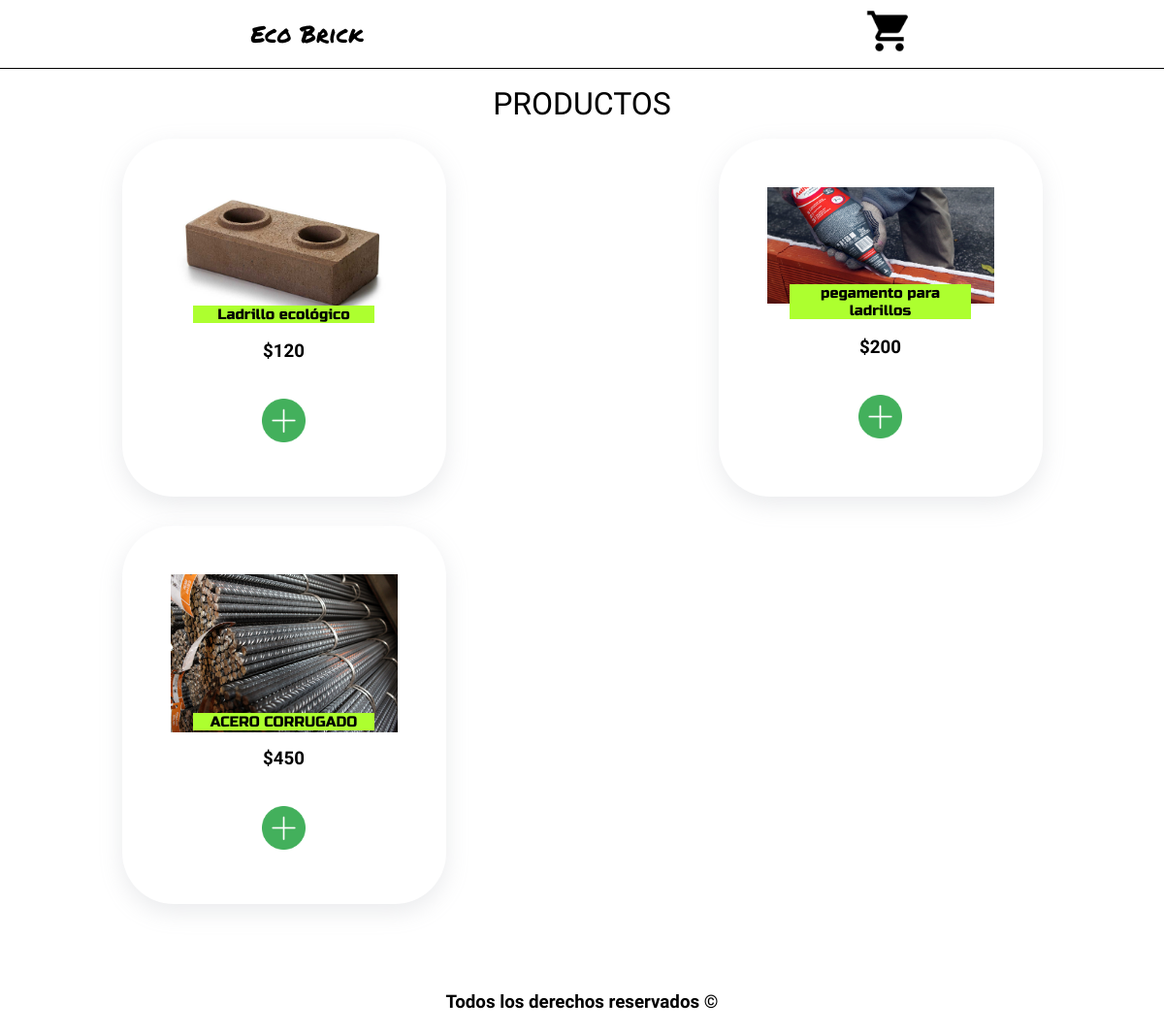
The page / on the database its author committed.
### tables this page shows
CREATE TABLE `productos` (
  `id` int(11) unsigned NOT NULL AUTO_INCREMENT,
  `nombre` varchar(25) NOT NULL,
  `descripcion` text NOT NULL,
  `cantidad` int(5) NOT NULL,
  `precio` int(6) NOT NULL,
  `img` varchar(60) NOT NULL,
  PRIMARY KEY (`id`)
);

### index.php (called while the page is built, shortened)
<?php session_start();
include 'config.php';
$conn = conexion($bd);
if($conn){
    $statement = $conn->prepare('SELECT * FROM productos');
    $statement->execute();
    $resultado = $statement->fetchAll();
}
else{
    echo 'error';
}
include 'views/index.view.php';

### config.php (called while the page is built, shortened)
<?php
    $ruta = 'http:localhost/ecommerce';

### views/index.view.php (the view)
<?php include 'header.php'?>
<div class="contenedor">
    <h1 class="title">PRODUCTOS</h1>
    <div class="grid">
        <?php foreach($resultado as $prod):?>
            <div class="prod">
                <img src="<?php echo 'img/'.$prod['img']?>" alt="">
                <h1><?php echo $prod['nombre']  ?></h1>
                <h3>$<?php echo $prod['precio']  ?></h3>
                <a href="producto.php?id=<?php echo $prod['id']  ?>"><img class="btn-mas"src="img/mas.png" alt=""></a>
            </div>
        <?php endforeach; ?>
    </div>
</div>
    <?php include 'footer.php'?>

### views/header.php (shortened to what this page needs)
<!DOCTYPE html>
<html lang="en">
<head>
    <link rel="stylesheet" href="<?php echo $ruta?>/css/style.css">
</head>
<body>
    <div class="contenedor">
        <div class="header">
            <div class="logo"><a href="index.php">Eco Brick</a> </div>
            <a href="carrito.php" class="carrito">
                <img src="<?php echo $ruta?>/img/carrito.png" alt="">
                </a>
        </div>
    </div>

### views/footer.php
<div class="footer"><h3>Todos los derechos reservados &copy </h3></div>
</body>
</html>

### css/style.css (style rules this page uses)
* { margin: 0; padding: 0; }
h1 { font-family: 'Russo One', sans-serif; font-weight: lighter; text-align: center; margin-bottom: 1rem; }
h1.title { font-size: 2rem; font-family: 'Russo One', sans-serif; font-family: 'Rubik Glitch', cursive; padding: 1px; }
h2,h3,h4,h5,p { font-family: 'League Gothic', sans-serif; margin: 1rem 0; }
.prod { width: 40%; display: block; margin: 0 auto; padding: 50px; box-shadow: rgba(149, 157, 165, 0.2) 0px 8px 24px; text-align: center; border-radius: 53px; }
a img.btn-mas { width: 45px; height: 45px; }
.prod h1 { background: greenyellow; width: 80%; position: relative; margin: 0 auto; top: -24px; font-size: 20px; }
.prod h3 { position: relative; bottom: 22px; }
.prod img { width: 100%; }
a { text-decoration: none; color: black; font-family: 'Space Mono', monospace; }
.contenedor { max-width: 100% }
.header { display: flex; justify-content: space-around; align-items: center; height: 50px; padding: 10px 0; border-bottom: 1px solid black; margin-bottom: 1rem; }
.logo a { font-size: 1.5rem; font-family: 'Permanent Marker', cursive; }
.carrito img { width: 50px; }
.grid { display: grid; grid-template-columns: repeat(2,1fr); gap: 30px; }
.footer { margin-top: 4rem; height: 50px; padding: 10px 20px; text-align: center; }
@media (max-width: 1200px ) { .prod h1 { font-size: 15px; } }

### rows shown on the page
productos: img (picture), nombre "Ladrillo ecológico", precio "120"
productos: img (picture), nombre "pegamento para ladrillos", precio "200"
productos: img (picture), nombre "ACERO CORRUGADO", precio "450"
